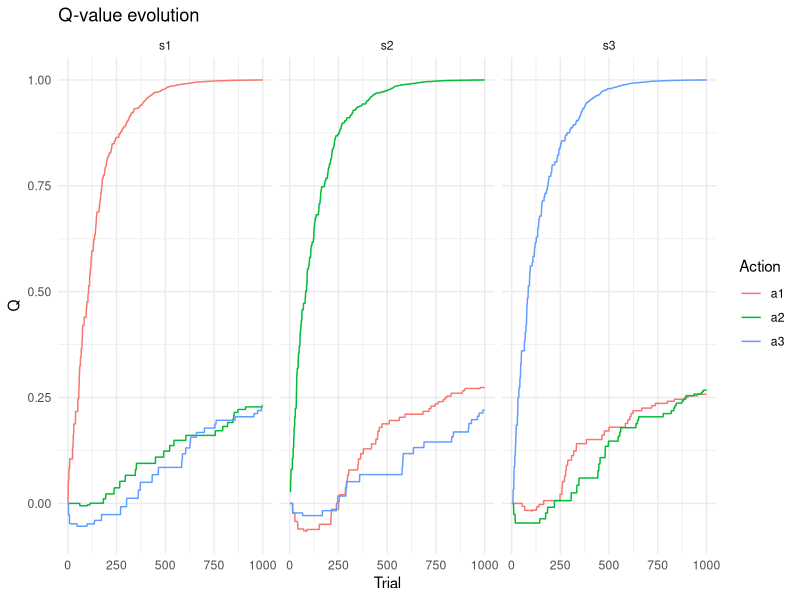

This figure's R source:
## ---- chunk 1
knitr::opts_chunk$set( 
  eval = TRUE,
  echo = TRUE,
  message = FALSE, 
  warning = FALSE
)
## ---- chunk 2
rm(list = ls())
## ---- chunk 3
library(tidyverse)
## ---- chunk 4
n_trials <- 1000
states <- c("s1", "s2", "s3")
actions <- c("a1", "a2", "a3")

data <- tibble(
  state = factor(sample(states, n_trials, replace = TRUE)),
  action = NA,
  reward = NA,
  next_state = factor(dplyr::lead(state, 1))
)
head(data)
## ---- chunk 5
data <- data %>% 
  mutate(action = factor(ifelse((state == "s1"), 
                                sample(actions, 
                                       length(data$action[data$state == "s1"]), 
                                       replace = TRUE, 
                                       prob = c(0.8, 0.1, 0.1)), 
                                ifelse((state == "s2"), 
                                       sample(actions, 
                                              length(data$action[data$state == "s2"]), 
                                              replace = TRUE, 
                                              prob = c(0.1, 0.8, 0.1)),
                                       sample(actions, 
                                              length(data$action[data$state == "s3"]), 
                                              replace = TRUE, 
                                              prob = c(0.1, 0.1, 0.8))))),
         reward = as.numeric(ifelse((state == "s1" & action == "a1")|
                                      (state == "s2" & action == "a2")|
                                      (state == "s3" & action == "a3"), 1, -1)))
head(data)
## ---- chunk 6
table(state = data$state, action = data$action)
## ---- chunk 7
prop.table(table(reward = data$reward))
## ---- chunk 8
Q_learn <- function(data, alpha, gamma) {
  # Inputs:
  # data  = data frame with columns 'state/action/reward/next_state'
  # alpha = learning rate [0,1]
  # gamma = future discounting factor [0,1]
  #
  # Outputs:
  # Q = final learned Q-values
  # Q_evolution = every iteration of Q-values
  
  # Create output objects
  Q <- matrix(0, nrow = length(unique(data$state)), 
              ncol = length(unique(data$action)),
              dimnames = list(levels(data$state),
                              levels(data$action)))
  Q_evolution <- list()
  
  # Iterate over each trial in data
  for (i in seq_len(nrow(data))) {
    # Extract current values
    current_state  = data$state[i]
    current_action = data$action[i]
    next_state     = data$next_state[i]
    current_reward = data$reward[i]
    
    if (i == nrow(data)) {
      # Do nothing for last trial (which has no 'next state')
      Q[current_state, current_action] = Q[current_state, current_action]
      Q_evolution[[i]] <- data.frame(Q)
    } else {
      # Update via Q-learning rule
      Q[current_state, current_action] = Q[current_state, current_action] +
        alpha * (current_reward + gamma * max(Q[next_state, ]) - Q[current_state, current_action])
      Q_evolution[[i]] <- data.frame(Q)
    }
  }
  list(data.frame(Q), Q_evolution)
}
## ---- chunk 9
learned <- Q_learn(data, alpha = 0.08, gamma = 0.65)
## ---- chunk 10
Q <- learned[[1]] 
## ---- chunk 11
Q_evolution <- learned[[2]]  
## ---- chunk 12
round(prop.table(Q), 2)
round(prop.table(table(data$state, data$action)), 2)
## ---- chunk 13
Q_predict <- function(data, Q) {
  # Create output objects
  action <- numeric(nrow(data))
  # Iterate over each trial in data
  for (i in seq_len(nrow(data))) {
    # Extract current state
    current_state = data$state[i]
    # Predict action (i.e., given a state, choose action with largest Q-value)
    action[i] = names(Q)[which(Q[current_state, ] == max(Q[current_state, ]))]
  }
  action
}
## ---- chunk 14
predicted <- Q_predict(data, Q)
## ---- chunk 15
table(data.frame(state = data$state, action = predicted))
round(prop.table(table(data.frame(state = data$state, action = predicted))), 2)
## ---- chunk 16
df <- bind_rows(Q_evolution, .id = "trial")
df$trial <- as.numeric(df$trial)
df <- rownames_to_column(df, var = "state")
df$state[grepl("s1", df$state)] <- "s1"
df$state[grepl("s2", df$state)] <- "s2"
df$state[grepl("s3", df$state)] <- "s3"
df <- df %>% pivot_longer(cols = c("a1", "a2", "a3"), 
                          names_to = "action", 
                          values_to = "Q")
df$Q_normalized <- df$Q/max(df$Q)
head(df)
## ---- chunk 17
df %>% ggplot() +
  geom_line(aes(x = trial, 
                y = Q_normalized, 
                col = action)) +
  facet_grid(. ~ state) +
  labs(title = "Q-value evolution", 
       x = "Trial", 
       y = "Q", 
       col = "Action") +
  theme_minimal()
